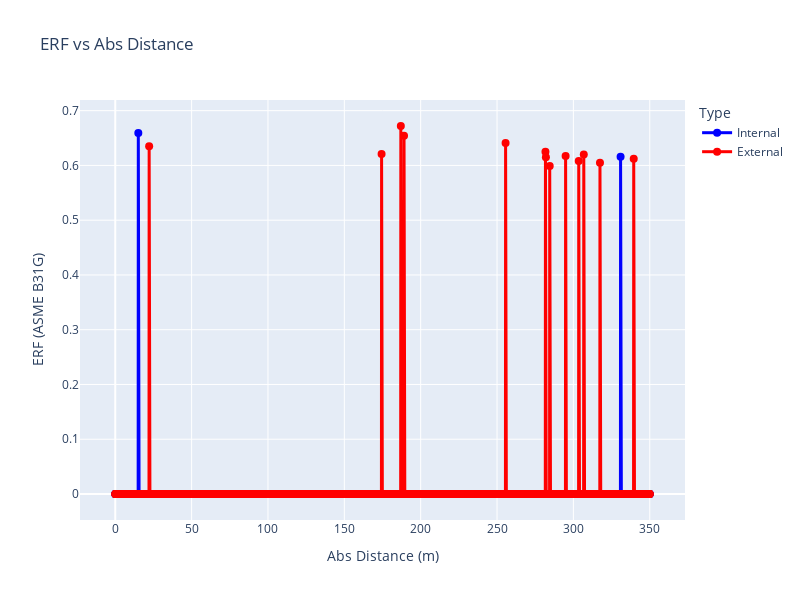

Notebook code cell kept with this figure:
### Code cell
internal_data = complete_df[complete_df['Type'].str.contains('Internal')]
external_data = complete_df[complete_df['Type'].str.contains('External')]

# Create figure
fig = go.Figure()

# Add trace for Internal data
fig.add_trace(go.Scatter(
    x=internal_data['Abs Distance (m)'],
    y=internal_data['ERF (ASME B31G)'],
    mode='lines+markers',
    line=dict(color='blue', width=3),
    marker=dict(color='blue', size=8),
    name='Internal'
))

# Add trace for External data
fig.add_trace(go.Scatter(
    x=external_data['Abs Distance (m)'],
    y=external_data['ERF (ASME B31G)'],
    mode='lines+markers',
    line=dict(color='red', width=3),
    marker=dict(color='red', size=8),
    name='External'
))

# Update layout
fig.update_layout(
    title='ERF vs Abs Distance',
    xaxis_title='Abs Distance (m)',
    yaxis_title='ERF (ASME B31G)',
    legend_title='Type',
    height=600,
    width=800
)

# Show the figure
fig.show()

### Figure 1 — Plotly figure (JSON) as saved in the notebook; plotly's stock layout.template omitted (floating-point values rounded to 4 significant figures; data arrays with more than 128 entries replaced by an {"elided": "..."} marker saying what was removed)
{"data": [{"line": {"color": "blue", "width": 3}, "marker": {"color": "blue", "size": 8}, "mode": "lines+markers", "name": "Internal", "type": "scatter", "x": {"elided": "3488 float values"}, "y": {"elided": "3488 float values"}}, {"line": {"color": "red", "width": 3}, "marker": {"color": "red", "size": 8}, "mode": "lines+markers", "name": "External", "type": "scatter", "x": {"elided": "3499 float values"}, "y": {"elided": "3499 float values"}}], "layout": {"height": 600, "legend": {"title": {"text": "Type"}}, "title": {"text": "ERF vs Abs Distance"}, "width": 800, "xaxis": {"title": {"text": "Abs Distance (m)"}}, "yaxis": {"title": {"text": "ERF (ASME B31G)"}}}}
